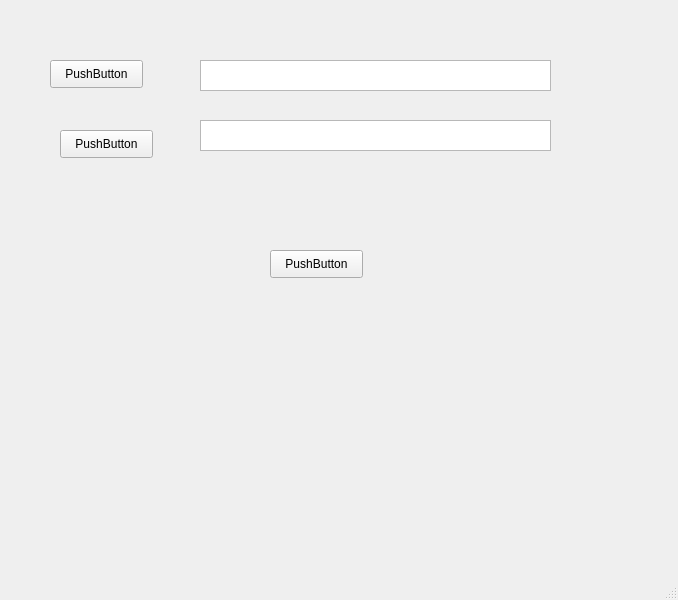
<?xml version="1.0" encoding="UTF-8"?>
<ui version="4.0">
 <class>MainWindow</class>
 <widget class="QMainWindow" name="MainWindow">
  <property name="geometry">
   <rect>
    <x>0</x>
    <y>0</y>
    <width>678</width>
    <height>600</height>
   </rect>
  </property>
  <property name="windowTitle">
   <string>MainWindow</string>
  </property>
  <property name="documentMode">
   <bool>false</bool>
  </property>
  <property name="dockNestingEnabled">
   <bool>false</bool>
  </property>
  <property name="unifiedTitleAndToolBarOnMac">
   <bool>false</bool>
  </property>
  <widget class="QWidget" name="centralwidget">
   <widget class="QPushButton" name="pushButton">
    <property name="geometry">
     <rect>
      <x>50</x>
      <y>60</y>
      <width>93</width>
      <height>28</height>
     </rect>
    </property>
    <property name="layoutDirection">
     <enum>Qt::LeftToRight</enum>
    </property>
    <property name="text">
     <string>PushButton</string>
    </property>
   </widget>
   <widget class="QTextEdit" name="textEdit">
    <property name="geometry">
     <rect>
      <x>200</x>
      <y>60</y>
      <width>351</width>
      <height>31</height>
     </rect>
    </property>
   </widget>
   <widget class="QTextEdit" name="textEdit_2">
    <property name="geometry">
     <rect>
      <x>200</x>
      <y>120</y>
      <width>351</width>
      <height>31</height>
     </rect>
    </property>
   </widget>
   <widget class="QPushButton" name="pushButton_2">
    <property name="geometry">
     <rect>
      <x>60</x>
      <y>130</y>
      <width>93</width>
      <height>28</height>
     </rect>
    </property>
    <property name="text">
     <string>PushButton</string>
    </property>
   </widget>
   <widget class="QPushButton" name="pushButton_3">
    <property name="geometry">
     <rect>
      <x>270</x>
      <y>250</y>
      <width>93</width>
      <height>28</height>
     </rect>
    </property>
    <property name="text">
     <string>PushButton</string>
    </property>
   </widget>
  </widget>
  <widget class="QMenuBar" name="menubar">
   <property name="geometry">
    <rect>
     <x>0</x>
     <y>0</y>
     <width>678</width>
     <height>26</height>
    </rect>
   </property>
  </widget>
  <widget class="QStatusBar" name="statusbar"/>
 </widget>
 <resources/>
 <connections/>
</ui>
